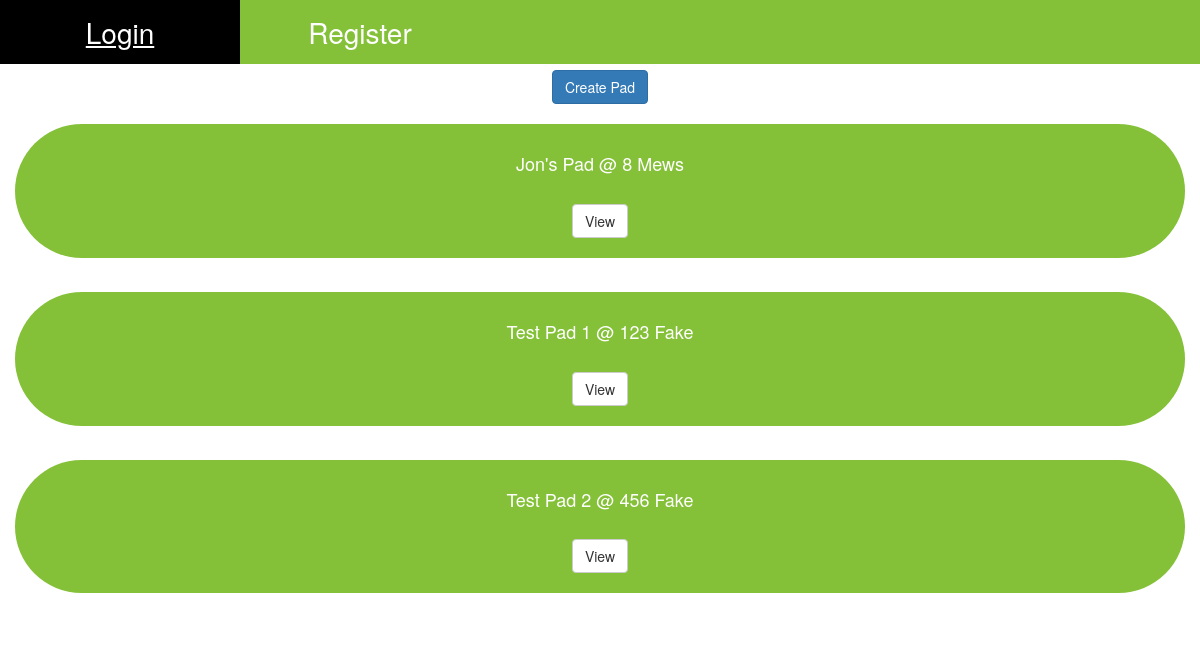
/pads/, run on the app's committed database.
### pads/models.py (models this page shows, shortened)
class Pad(models.Model):
    name            = models.CharField(max_length=20)
    address         = models.CharField(max_length=100)
    description     = models.TextField(max_length=200)
    owner           = models.OneToOneField(Hopper, null=True, on_delete=models.SET_NULL)
    active          = models.BooleanField(default=True)
    slug            = models.SlugField(null=True, unique=True, editable=False)
    created_at      = models.DateTimeField(default=timezone.now)
    deleted_at      = models.DateTimeField(null=True, blank=True)
    def __str__(self):
        return str(self.name)
    def get_absolute_url(self):
        return reverse('pads:read', kwargs={'slug': self.slug})

### pads/views.py (the view)
class PadListView(ListView):
    queryset = Pad.objects.all()
    template_name = 'pads/list.html'
    def get_queryset(self, *args, **kwargs):
        request = self.request
        return Pad.objects.exclude(active=False)

### pads/templates/pads/list.html (shortened to what this page needs)
{% extends 'base.html' %}
{% block content %}
  {% if not request.user.hopper.pad %}
    <div class="text-center">
        <a href="create" class="btn btn-primary"<span class="badge">Create Pad</a>
    </div>
  {% else %}
    <div class="text-center">
        <a href="{{request.user.hopper.pad.slug}}" class="btn btn-primary"<span class="badge">View Your Pad</a>
        </br>
        </br>
    </div>
  {% endif %}
  {% for obj in object_list %}
    {% include 'pads/snippets/card.html' with object=obj %}
  {% endfor %}
{% endblock content %}

### pads/templates/pads/snippets/card.html (shortened to what this page needs)
{% load static %}
<div class="card text-center">
  <div class="card-body text-center">
    <h4 class="card-title">{{ object }} @ {{ object.address }}</h4>
    <a href="{{ object.get_absolute_url }}" class="btn btn-default">View</a>
  </div>
</div>

### static_project/css/main.css (style rules this page uses)
body { padding-top: 5em; }
.card { background-color: rgb(132, 193, 56); border-radius: 5em; color: white; margin-bottom: 1em; }

### data on the page
Pad: name "Jon's Pad", address "8 Mews"
Pad: name "Test Pad 1", address "123 Fake"
Pad: name "Test Pad 2", address "456 Fake"
